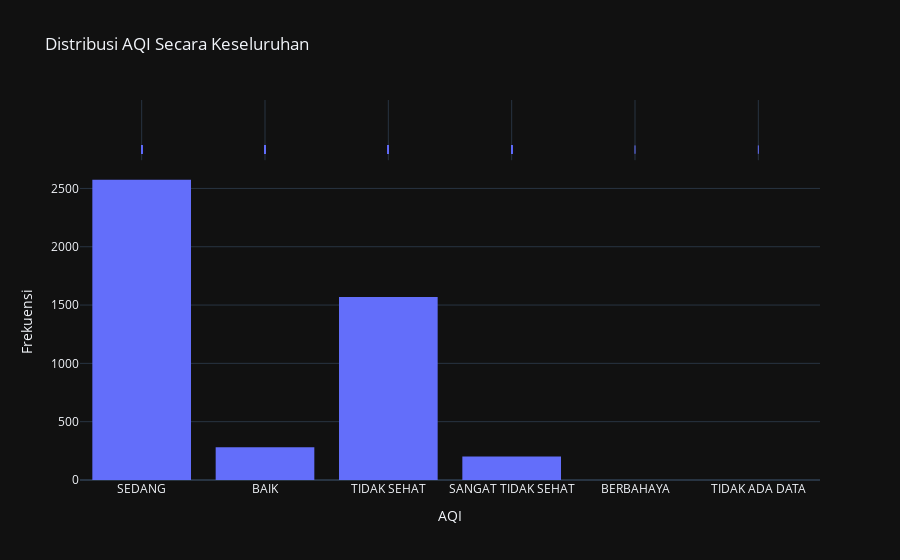

Notebook code for this chart:
### Code cell
# Visualisasi distribusi AQI secara keseluruhan
fig = px.histogram(data, 
                   x='categori', 
                   nbins=30, 
                   title='Distribusi AQI Secara Keseluruhan', 
                   labels={'categori': 'AQI'},
                   marginal='rug')

fig.update_layout(
    xaxis_title='AQI', 
    yaxis_title='Frekuensi',
    template='plotly_dark'  
)

fig.show()

### Figure 1 — Plotly figure (JSON) as saved in the notebook; plotly's stock layout.template omitted (floating-point values rounded to 4 significant figures; data arrays with more than 128 entries replaced by an {"elided": "..."} marker saying what was removed)
{"data": [{"bingroup": "x", "hovertemplate": "AQI=%{x}<br>count=%{y}<extra></extra>", "legendgroup": "", "marker": {"color": "#636efa", "pattern": {"shape": ""}}, "name": "", "nbinsx": 30, "orientation": "v", "showlegend": false, "type": "histogram", "x": {"elided": "4626 str values"}, "xaxis": "x", "yaxis": "y"}, {"boxpoints": "all", "fillcolor": "rgba(255,255,255,0)", "hoveron": "points", "hovertemplate": "AQI=%{x}<extra></extra>", "jitter": 0, "legendgroup": "", "line": {"color": "rgba(255,255,255,0)"}, "marker": {"color": "#636efa", "symbol": "line-ns-open"}, "name": "", "showlegend": false, "type": "box", "x": {"elided": "4626 str values"}, "xaxis": "x2", "yaxis": "y2"}], "layout": {"barmode": "relative", "legend": {"tracegroupgap": 0}, "title": {"text": "Distribusi AQI Secara Keseluruhan"}, "xaxis": {"anchor": "y", "domain": [0, 1], "title": {"text": "AQI"}}, "xaxis2": {"anchor": "y2", "domain": [0, 1], "matches": "x", "showgrid": true, "showticklabels": false}, "yaxis": {"anchor": "x", "domain": [0, 0.8316], "title": {"text": "Frekuensi"}}, "yaxis2": {"anchor": "x2", "domain": [0.8416, 1], "matches": "y2", "showgrid": false, "showline": false, "showticklabels": false, "ticks": ""}}}
